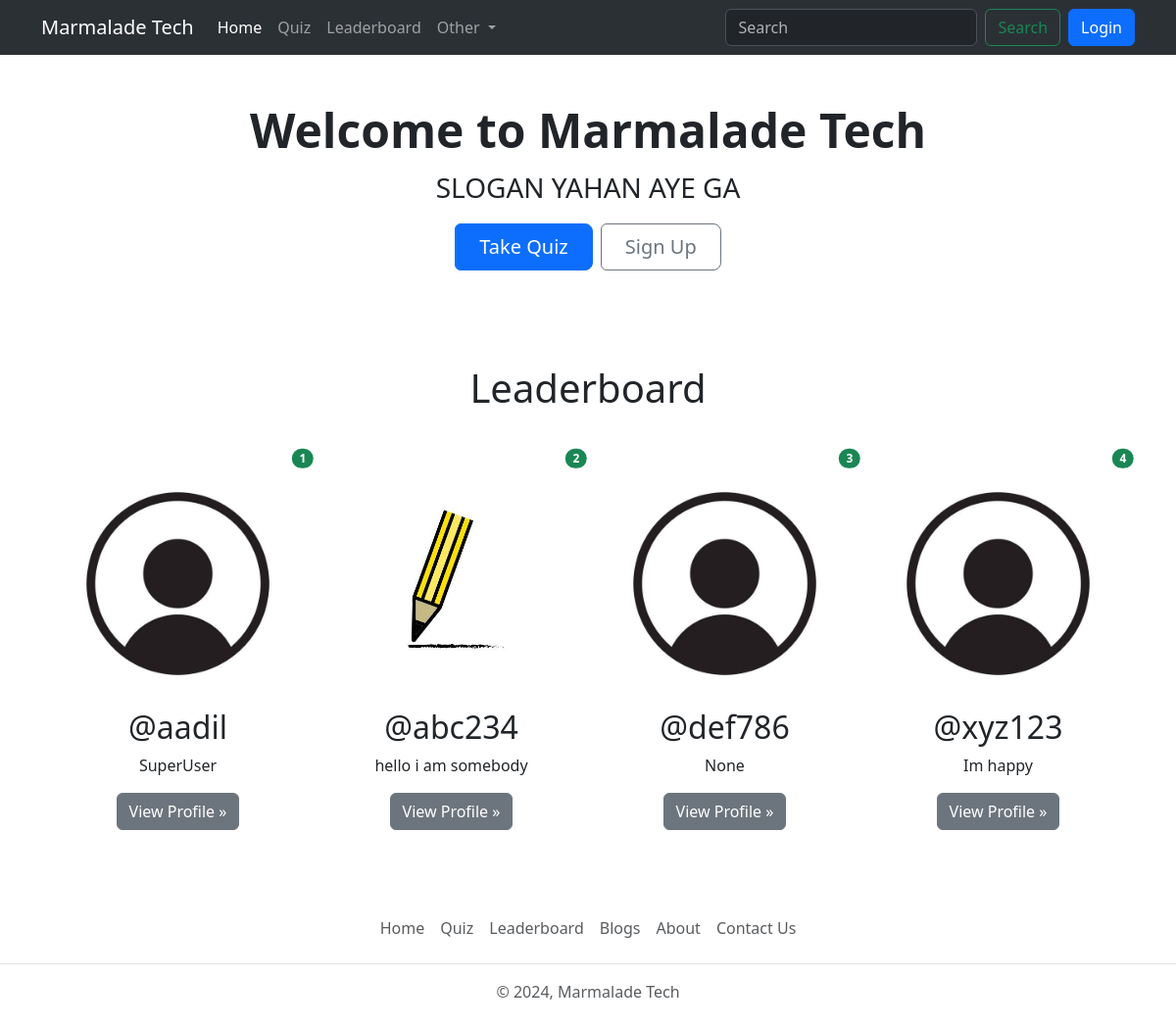
Before: / with the older database file.
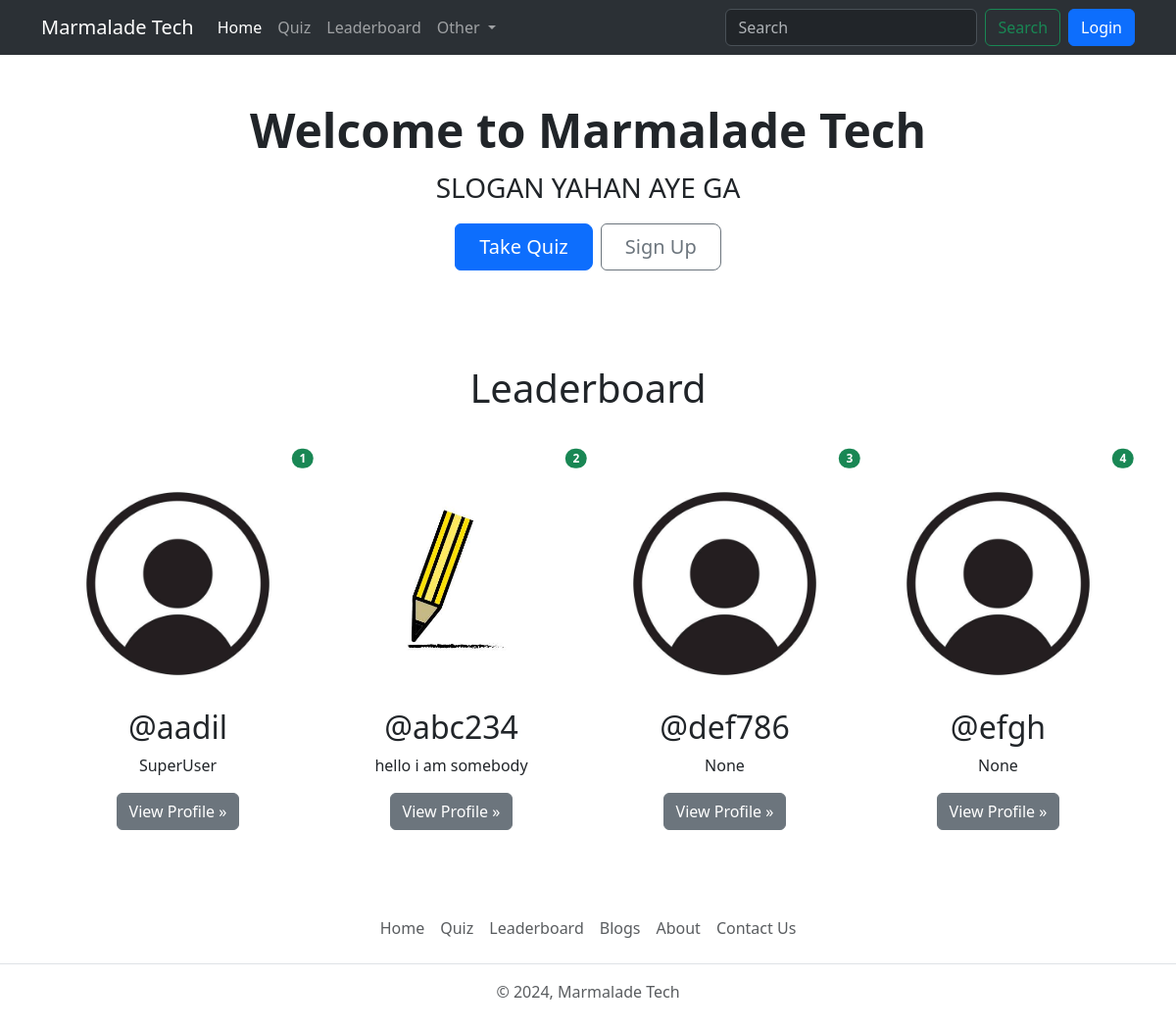
After: the same page with the newer database file.
### quiz/models.py (models this page shows, shortened)
class UserRank(models.Model):
    user=models.OneToOneField(User,on_delete=models.CASCADE)
    rank=models.IntegerField(null=True,blank=True)
    total_score=models.IntegerField(null=True,blank=True)

### account/models.py (models this page shows, shortened)
class Profile(models.Model):
    user=models.OneToOneField(User,on_delete=models.CASCADE,null=True,verbose_name='User Object')
    bio=models.TextField(blank=True,null=True)
    profile_img=models.ImageField(upload_to='profile_images',default='user.jpg',blank=True,null=True,verbose_name='Profile picture')
    location=models.CharField(max_length=100,blank=True,null=True)
    GENDER={
        ('Male','Male'),
        ('Female','Female'),
        ('Other','Other')
    }
    gender=models.CharField(max_length=6, choices=GENDER,blank=True,null=True)

### base/views.py (the view)
# urls.py: 2. Add a URL to urlpatterns:  path('', views.home, name='home')
def home(request):
    context = {}  # Initialize context at the beginning
    leaderboard_users = UserRank.objects.order_by('rank')[:4]
    if request.user.is_authenticated:
        try:
            user_profile = Profile.objects.get(user=request.user)
            context = {"user_profile": user_profile, "leaderboard_users": leaderboard_users}
        except Profile.DoesNotExist:
            context = {"error": "Profile does not exist.", "leaderboard_users": leaderboard_users}
    else:
        context = {"leaderboard_users": leaderboard_users}
    return render(request, 'welcome.html', context)

### templates/welcome.html
{% extends "index.html" %}
{% load static %}
{% block content %}
<div class="container text-center my-5">
  <h1 class="display-5 fw-bold my-2">Welcome to Marmalade Tech</h1>
  <p class="fs-3">SLOGAN YAHAN AYE GA</p>
  <div class="d-inline-flex gap-2 mb-5">
    <a
      href="{% url 'all_quiz' %}"
      class="d-inline-flex align-items-center btn btn-primary btn-lg px-4 rounded-start"
      type="button"
      >Take Quiz</a
    >
    {% if not request.user.is_authenticated %}
    <a
      href="{% url 'register' %}"
      class="btn btn-outline-secondary btn-lg px-4 rounded-start"
      type="button"
      >Sign Up</a
    >
    {% endif %}
  </div>
</div>
<div class="container text-center">
  <h1 class="display-10 text-center my-5">Leaderboard</h1>
  <div class="container marketing">
    <div class="row justify-content-center">
      {% if leaderboard_users|length == 0 %}
      <div class="col-12">
        <h4 class="text-center text-danger">No User available on Leaderboard</h4>
      </div>
      {% else %}
        {% for rank in leaderboard_users %}
        <div class="col-6 col-sm-4 col-lg-3 mb-4">
          <div class="position-relative text-center">
            <img
              src="{{ rank.user.profile.profile_img.url }}"
              class="img-fluid rounded-circle"
              alt="user-profile"
            >
            <span class="position-absolute top-0 start-100 translate-middle badge rounded-pill bg-success">
              {{ forloop.counter }}
            </span>
            <h2 class="fw-normal">@{{ rank.user.username }}</h2>
            <p>{{ rank.user.profile.bio | truncatewords:5 }}</p>
            <p>
              <a
                class="btn btn-secondary"
                href="{% url 'profile' rank.user.username %}"
                >View Profile »</a
              >
            </p>
          </div>
        </div>
        {% endfor %}
      {% endif %}
    </div>
  </div>
</div>
{% endblock content %}

### templates/index.html (shortened to what this page needs)
{% load static %}
<!DOCTYPE html>
<html lang="en">
<head>
<link href="https://cdn.jsdelivr.net/npm/bootstrap@5.3.3/dist/css/bootstrap.min.css" rel="stylesheet"
>
        <link rel="stylesheet" href="https://cdnjs.cloudflare.com/ajax/libs/bootstrap-icons/1.11.3/font/bootstrap-icons.min.css" />
    <link rel="stylesheet" href="{% static 'css/style.css' %}">
</head>
<body>
    {%  include "components/navbar.html" %}
    {% block content %}
    {%endblock content%}
    {%  include "components/footer.html" %}
</body>
</html>

### templates/components/navbar.html (shortened to what this page needs)
<nav class="navbar navbar-expand-lg bg-body-tertiary bg-primary d-none d-lg-block"  data-bs-theme="dark">
    <div class="container">
        <a class="navbar-brand" href="{% url 'home' %}">Marmalade Tech</a>
        <div class="collapse navbar-collapse" id="navbarSupportedContent">
            <ul class="navbar-nav me-auto mb-2 mb-lg-0">
                <li class="nav-item">
                    <a class="nav-link active" aria-current="page" href="{% url 'home' %}">Home</a>
                </li>
                <li class="nav-item">
                    <a class="nav-link" href="{% url 'all_quiz'%}">Quiz</a>
                </li>
                <li class="nav-item">
                    <a class="nav-link" href="{% url 'leaderboard' %}">Leaderboard</a>
                </li>
                <li class="nav-item dropdown">
                    <a class="nav-link dropdown-toggle" href="#" role="button" data-bs-toggle="dropdown"
                        aria-expanded="false">
                        Other
                    </a>
                </li>
            </ul>
            <form class="d-flex" role="search" method="GET" action="{% url 'search-users' %}" >
                <input class="form-control me-2" type="text" name="q" placeholder="Search" aria-label="Search">
                <button class="btn btn-outline-success" type="submit">Search</button>
                {% if request.user.is_authenticated %}
                <a href="{% url 'profile' request.user.username %}"  data-bs-toggle="tooltip" data-bs-placement="bottom" data-bs-title="@{{request.user.username}}"" class="mx-2">
                    <img src="{{user_profile.profile_img.url}}" class="rounded circle" width="40" height="40" alt="profile_img">
                </a>
                <a href="{% url 'logout' %}" class="btn btn-primary">Logout</a>
                {% else %}
                <a href="{% url 'login' %}" class="btn btn-primary ms-2">Login</a>
                {% endif %}
            </form>
        </div>
    </div>
</nav>

### templates/components/footer.html
<footer class="py-3 my-4">
    <ul class="nav justify-content-center border-bottom pb-3 mb-3">
      <li class="nav-item"><a href="{% url 'home' %}" class="nav-link px-2 text-body-secondary">Home</a></li>
      <li class="nav-item"><a href="{% url 'all_quiz'%}" class="nav-link px-2 text-body-secondary">Quiz</a></li>
      <li class="nav-item"><a href="{% url 'leaderboard' %}" class="nav-link px-2 text-body-secondary">Leaderboard</a></li>
      <li class="nav-item"><a href="{% url 'blogs'%}" class="nav-link px-2 text-body-secondary">Blogs</a></li>
      <li class="nav-item"><a href="{% url 'about' %}" class="nav-link px-2 text-body-secondary">About</a></li>
      <li class="nav-item"><a href="{% url 'contact' %}" class="nav-link px-2 text-body-secondary">Contact Us</a></li>
    </ul>
    <p class="text-center text-body-secondary">© 2024, Marmalade Tech</p>
  </footer>

### static/css/style.css (style rules this page uses)
* { font-family: 'Segoe UI', Tahoma, Geneva, Verdana, sans-serif; }

Changed rows visible on the page:
no longer on this page (row edited): UserRank: user.profile.profile_img (placeholder picture), user.username "xyz123", user.profile.bio "Im happy"
added UserRank: user.profile.profile_img (placeholder picture), user.username "efgh", user.profile.bio "None"
